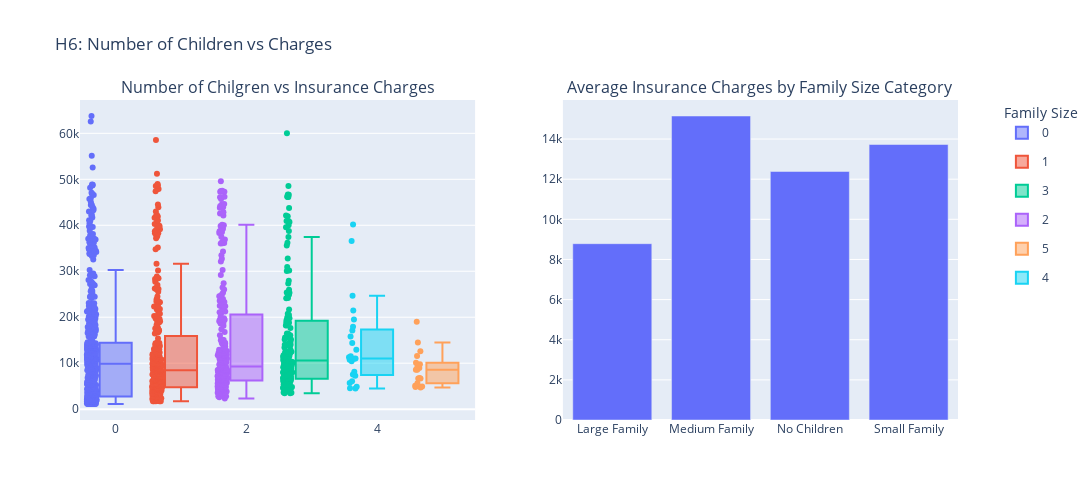

The notebook cell this image was saved under:
### Markdown cell above
## H6: Number of Children vs Charges

### Code cell
fig = make_subplots(
    rows=1,
    cols=2,
    subplot_titles=[
        "Number of Children vs Insurance Charges",
        "Average Insurance Charges by Family Size Category"
    ]
)

scatter_fig = px.box(
    df,
    x='children',
    y='charges',
    color='children',
    points='all'
)

# Add scatter traces, only show legend for the first trace of each color
added_legends = set()
for trace in scatter_fig['data']:
    # Only show legend if we haven't added this name yet
    if trace.name in added_legends:
        trace.showlegend = False
    else:
        trace.showlegend = True
        added_legends.add(trace.name)
    fig.add_trace(trace, row=1, col=1)

# -----------------------------
# Grouped bar chart
# -----------------------------
charges_avg = df.groupby('family_size_category', observed=False)['charges'].mean().reset_index()
charges_avg.rename(columns={'charges': 'charges'}, inplace=True)
barchart_fig = px.bar(
    charges_avg,
    x='family_size_category',
    y='charges',
    labels={'family_size_category': 'Family Size Category', 'charges': 'Average Charges'},
    category_orders={'family_size_category': ['No Children', 'Small Family', 'Medium Family', 'Large Family']}
)

for trace in barchart_fig['data']:
    trace.showlegend = False # No legend needed for single variable
    fig.add_trace(trace, row=1, col=2)

# -----------------------------
# Layout adjustments
# -----------------------------
fig.update_layout(
    showlegend=True,
    legend=dict(
        title=dict(text="Family Size"), 
        x=1.05, 
        y=1
    ),
    height=500,
    width=1200,
    title_text=" H6: Number of Children vs Charges",
)
fig.write_html(figure_path / "children_charges_family_size_analysis.html")
fig.write_image(figure_path / "children_charges_family_size_analysis.png")
fig.show()

### Figure 1 — Plotly figure (JSON) as saved in the notebook; plotly's stock layout.template omitted (floating-point values rounded to 4 significant figures; data arrays with more than 128 entries replaced by an {"elided": "..."} marker saying what was removed)
{"data": [{"alignmentgroup": "True", "boxpoints": "all", "hovertemplate": "children=%{x}<br>charges=%{y}<extra></extra>", "legendgroup": "0", "marker": {"color": "#636efa"}, "name": "0", "notched": false, "offsetgroup": "0", "orientation": "v", "showlegend": true, "type": "box", "x": {"elided": "573 int values"}, "x0": " ", "xaxis": "x", "y": {"elided": "573 float values"}, "y0": " ", "yaxis": "y"}, {"alignmentgroup": "True", "boxpoints": "all", "hovertemplate": "children=%{x}<br>charges=%{y}<extra></extra>", "legendgroup": "1", "marker": {"color": "#EF553B"}, "name": "1", "notched": false, "offsetgroup": "1", "orientation": "v", "showlegend": true, "type": "box", "x": {"elided": "324 int values"}, "x0": " ", "xaxis": "x", "y": {"elided": "324 float values"}, "y0": " ", "yaxis": "y"}, {"alignmentgroup": "True", "boxpoints": "all", "hovertemplate": "children=%{x}<br>charges=%{y}<extra></extra>", "legendgroup": "3", "marker": {"color": "#00cc96"}, "name": "3", "notched": false, "offsetgroup": "3", "orientation": "v", "showlegend": true, "type": "box", "x": {"elided": "157 int values"}, "x0": " ", "xaxis": "x", "y": {"elided": "157 float values"}, "y0": " ", "yaxis": "y"}, {"alignmentgroup": "True", "boxpoints": "all", "hovertemplate": "children=%{x}<br>charges=%{y}<extra></extra>", "legendgroup": "2", "marker": {"color": "#ab63fa"}, "name": "2", "notched": false, "offsetgroup": "2", "orientation": "v", "showlegend": true, "type": "box", "x": {"elided": "240 int values"}, "x0": " ", "xaxis": "x", "y": {"elided": "240 float values"}, "y0": " ", "yaxis": "y"}, {"alignmentgroup": "True", "boxpoints": "all", "hovertemplate": "children=%{x}<br>charges=%{y}<extra></extra>", "legendgroup": "5", "marker": {"color": "#FFA15A"}, "name": "5", "notched": false, "offsetgroup": "5", "orientation": "v", "showlegend": true, "type": "box", "x": [5, 5, 5, 5, 5, 5, 5, 5, 5, 5, 5, 5, 5, 5, 5, 5, 5, 5], "x0": " ", "xaxis": "x", "y": [4688.0, 6799.0, 4831.0, 5080.0, 9789.0, 12590.0, 11550.0, 6666.0, 6654.0, 10100.0, 8966.0, 8597.0, 4915.0, 19020.0, 9222.0, 8582.0, 5615.0, 14480.0], "y0": " ", "yaxis": "y"}, {"alignmentgroup": "True", "boxpoints": "all", "hovertemplate": "children=%{x}<br>charges=%{y}<extra></extra>", "legendgroup": "4", "marker": {"color": "#19d3f3"}, "name": "4", "notched": false, "offsetgroup": "4", "orientation": "v", "showlegend": true, "type": "box", "x": [4, 4, 4, 4, 4, 4, 4, 4, 4, 4, 4, 4, 4, 4, 4, 4, 4, 4, 4, 4, 4, 4, 4, 4, 4], "x0": " ", "xaxis": "x", "y": [4505.0, 11030.0, 10410.0, 8163.0, 11520.0, 24670.0, 10980.0, 10740.0, 7512.0, 17940.0, 40180.0, 12950.0, 14390.0, 17130.0, 4878.0, 7244.0, 36580.0, 5709.0, 11300.0, 4561.0, 11020.0, 6059.0, 15830.0, 21470.0, 19500.0], "y0": " ", "yaxis": "y"}, {"hovertemplate": "Family Size Category=%{x}<br>Average Charges=%{y}<extra></extra>", "legendgroup": "", "marker": {"color": "#636efa", "pattern": {"shape": ""}}, "name": "", "orientation": "v", "showlegend": false, "textposition": "auto", "type": "bar", "x": ["Large Family", "Medium Family", "No Children", "Small Family"], "xaxis": "x2", "y": [8786.0, 15150.0, 12380.0, 13730.0], "yaxis": "y2"}], "layout": {"annotations": [{"font": {"size": 16}, "showarrow": false, "text": "Number of Chilgren vs Insurance Charges", "x": 0.225, "xanchor": "center", "xref": "paper", "y": 1, "yanchor": "bottom", "yref": "paper"}, {"font": {"size": 16}, "showarrow": false, "text": "Average Insurance Charges by Family Size Category", "x": 0.775, "xanchor": "center", "xref": "paper", "y": 1, "yanchor": "bottom", "yref": "paper"}], "height": 500, "legend": {"title": {"text": "Family Size"}, "x": 1.05, "y": 1}, "showlegend": true, "title": {"text": " H6: Number of Children vs Charges"}, "width": 1200, "xaxis": {"anchor": "y", "domain": [0, 0.45]}, "xaxis2": {"anchor": "y2", "domain": [0.55, 1]}, "yaxis": {"anchor": "x", "domain": [0, 1]}, "yaxis2": {"anchor": "x2", "domain": [0, 1]}}}
